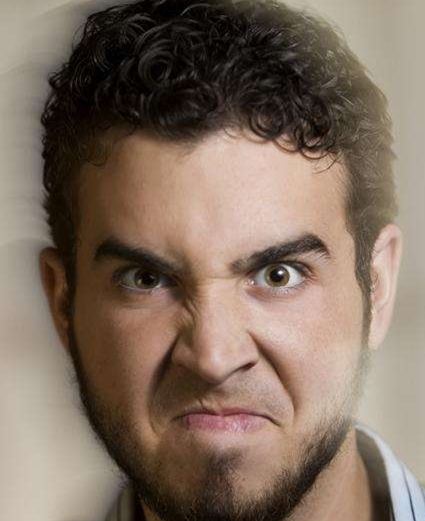
#> input picture pytorch_version/images/1.jpg, 425 x 521 px; its folder holds only this picture in this run
$ python -i load_meta_cnn.py   (imports and definitions only)
#> lines starting #> are read from the running program, lines starting #| are printed output that depends on the picture
import os
import tensorflow as tf
import cv2
import numpy as np
import csv
import tqdm

data_folder_name = '..\\temp'
data_path_name = 'cv'
pic_path_name = 'pic'
cv_path_name = 'fer2013'
csv_file_name = 'fer2013.csv'
ckpt_name = 'cnn_emotion_classifier.ckpt'
model_path_name = 'model_inuse\\CNN-10000-tr-te'
casc_name = 'haarcascade_frontalface_alt.xml'
cv_path = os.path.join(data_folder_name, data_path_name, cv_path_name)
csv_path = os.path.join(cv_path, csv_file_name)
ckpt_path = os.path.join(data_folder_name, data_path_name, model_path_name, ckpt_name)
casc_path = os.path.join(data_folder_name, data_path_name, casc_name)
pic_path = os.path.join(data_folder_name, data_path_name, pic_path_name)

channel = 1
default_height = 48
default_width = 48
confusion_matrix = True # True则输出混淆矩阵， False则输出图片被预测的类别
use_advanced_method = True
emotion_labels = ['angry', 'disgust:', 'fear', 'happy', 'sad', 'surprise', 'neutral']
num_class = len(emotion_labels)


# config=tf.ConfigProto(log_device_placement=True)
# [1 line that did not run here, left out]
#读取模型
# [1 line that did not run here, left out]
# [1 line not run here, left out]
# [1 line that did not run here, left out]
# [1 line that did not run here, left out]
# [1 line not run here, left out]
# [1 line that did not run here, left out]
# [1 line that did not run here, left out]
# [1 line that did not run here, left out]


def advance_image(images_):
    rsz_img = []
    rsz_imgs = []
    for image_ in images_:
        rsz_img.append(image_)
    rsz_imgs.append(np.array(rsz_img))
    rsz_img = []
    for image_ in images_:
        rsz_img.append(np.reshape(cv2.resize(image_[2:45, :], (default_height, default_width)),
                                  [default_height, default_width, channel]))
    rsz_imgs.append(np.array(rsz_img))
    rsz_img = []
    for image_ in images_:
        rsz_img.append(np.reshape(cv2.resize(cv2.flip(image_, 1), (default_height, default_width)),
                                  [default_height, default_width, channel]))
    rsz_imgs.append(np.array(rsz_img))
    return rsz_imgs


def produce_result(images_):
    images_ = np.multiply(np.array(images_), 1. / 255)
    if use_advanced_method:
        rsz_imgs = advance_image(images_)
    else:
        rsz_imgs = [images_]
    pred_logits_ = []
    for rsz_img in rsz_imgs:
        pred_logits_.append(sess.run(tf.nn.softmax(logits), {x_input: rsz_img, dropout: 1.0}))
    return np.sum(pred_logits_, axis=0)


def produce_results(images_):
    results = []
    pred_logits_ = produce_result(images_)
    pred_logits_list_ = np.array(np.reshape(np.argmax(pred_logits_, axis=1), [-1])).tolist()
    for num in range(num_class):
        results.append(pred_logits_list_.count(num))
    result_decimals = np.around(np.array(results) / len(images_), decimals=3)
    return results, result_decimals


def produce_confusion_matrix(images_list_, total_num_):
    total = []
    total_decimals = []
    for ii, images_ in enumerate(images_list_):
        results, result_decimals = produce_results(images_)
        total.append(results)
        total_decimals.append(result_decimals)
        print(results, ii, ":", result_decimals[ii])
        print(result_decimals)
    sum = 0
    for i_ in range(num_class):
        sum += total[i_][i_]
    print('acc: {:.3f} %'.format(sum * 100. / total_num_))
    print('Using ', ckpt_name)


def predict_emotion(image_):
    image_ = cv2.resize(image_, (default_height, default_width))
    image_ = np.reshape(image_, [-1, default_height, default_width, channel])
    return produce_result(image_)[0]


def face_detect(image_path, casc_path_=casc_path):
    if os.path.isfile(casc_path_):
        face_casccade_ = cv2.CascadeClassifier(casc_path_)
        img_ = cv2.imread(image_path)
        img_gray_ = cv2.cvtColor(img_, cv2.COLOR_BGR2GRAY)
        # face detection
        faces = face_casccade_.detectMultiScale(
            img_gray_,
            scaleFactor=1.1,
            minNeighbors=1,
            minSize=(30, 30),
        )
        return faces, img_gray_, img_
    else:
        print("There is no {} in {}".format(casc_name, casc_path_))


# [64 lines not run here, left out]

>>> import cv2
>>> picture = cv2.imread('../../pytorch_version/images/1.jpg', cv2.IMREAD_GRAYSCALE)
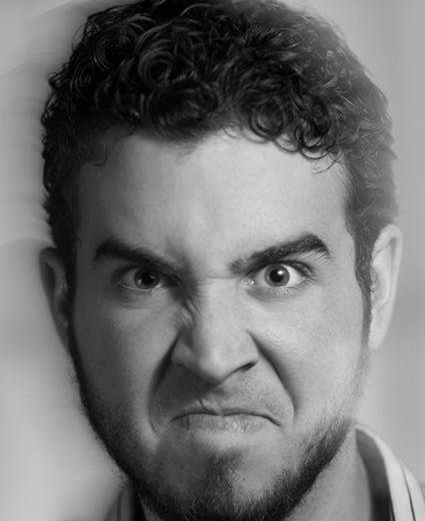
#> picture: shape (521, 425); min 0, max 255, mean 114.4
>>> result = predict_emotion(picture)
#> in predict_emotion, `image_ = cv2.resize(image_, (default_height, default_width))`:
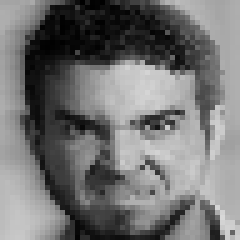
#> image_: shape (48, 48) (shown 5 times larger); min 0, max 216, mean 114.4
#> the loop in advance_image, `for image_ in images_:` made 1 pass
#> after the loop in advance_image, `for image_ in images_:`: rsz_img = 1 item
#> in produce_result, `rsz_imgs = advance_image(images_)`: rsz_imgs = 3 items
#> the loop in produce_result, `for rsz_img in rsz_imgs:` made 1 pass
#> after the loop in produce_result, `for rsz_img in rsz_imgs:`: pred_logits_ = []
#> (the run stopped early here; a loop or call above may not have finished)

$ run again, on pytorch_version/images/2.jpg
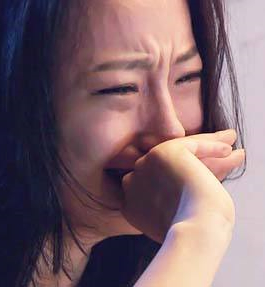
#> input picture pytorch_version/images/2.jpg, 265 x 287 px
#> `picture = cv2.imread('../../pytorch_version/images/1.jpg', cv2.IMREAD_..`:
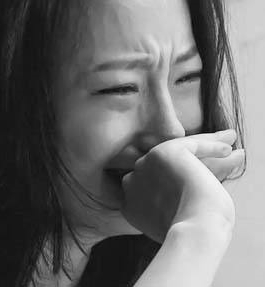
#> picture: shape (287, 265); min 4, max 250, mean 108.9
#> in predict_emotion, `image_ = cv2.resize(image_, (default_height, default_width))`:
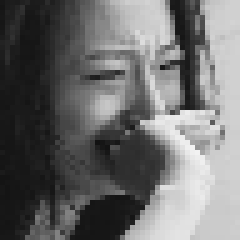
#> image_: shape (48, 48) (shown 5 times larger); min 18, max 242, mean 108.9
#> the loop in advance_image, `for image_ in images_:` made 1 pass
#> after the loop in advance_image, `for image_ in images_:`: rsz_img = 1 item
#> rsz_imgs = 3 items
#> the loop in produce_result, `for rsz_img in rsz_imgs:` made 1 pass
#> after the loop in produce_result, `for rsz_img in rsz_imgs:`: pred_logits_ = []
